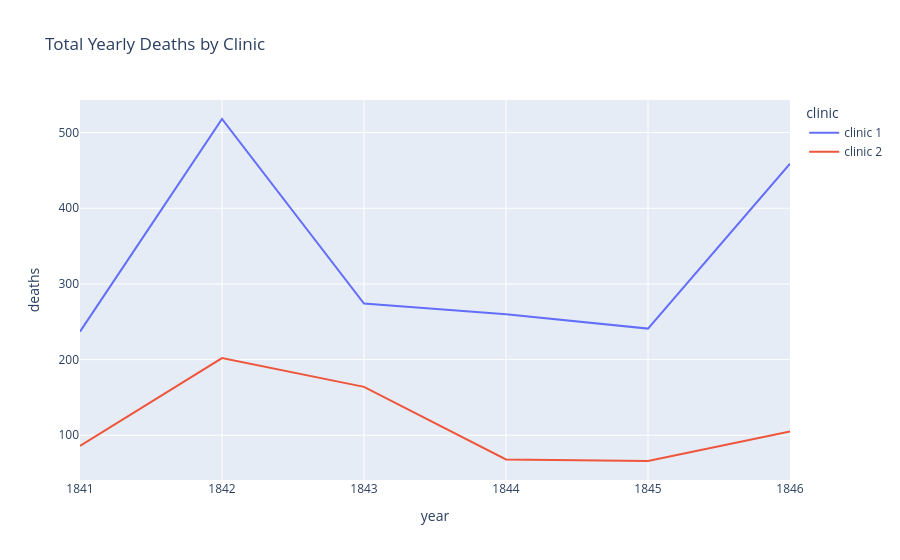

The notebook cell saved with this chart:
### Code cell
line2 = px.line(df_yearly, x="year", y="deaths", color='clinic', title='Total Yearly Deaths by Clinic')
line2.show()

### Figure 1 — Plotly figure (JSON) as saved in the notebook; plotly's stock layout.template omitted (floating-point values rounded to 4 significant figures)
{"data": [{"hovertemplate": "clinic=clinic 1<br>year=%{x}<br>deaths=%{y}<extra></extra>", "legendgroup": "clinic 1", "line": {"color": "#636efa", "dash": "solid"}, "marker": {"symbol": "circle"}, "mode": "lines", "name": "clinic 1", "orientation": "v", "showlegend": true, "type": "scatter", "x": [1841, 1842, 1843, 1844, 1845, 1846], "xaxis": "x", "y": [237, 518, 274, 260, 241, 459], "yaxis": "y"}, {"hovertemplate": "clinic=clinic 2<br>year=%{x}<br>deaths=%{y}<extra></extra>", "legendgroup": "clinic 2", "line": {"color": "#EF553B", "dash": "solid"}, "marker": {"symbol": "circle"}, "mode": "lines", "name": "clinic 2", "orientation": "v", "showlegend": true, "type": "scatter", "x": [1841, 1842, 1843, 1844, 1845, 1846], "xaxis": "x", "y": [86, 202, 164, 68, 66, 105], "yaxis": "y"}], "layout": {"legend": {"title": {"text": "clinic"}, "tracegroupgap": 0}, "title": {"text": "Total Yearly Deaths by Clinic"}, "xaxis": {"anchor": "y", "domain": [0, 1], "title": {"text": "year"}}, "yaxis": {"anchor": "x", "domain": [0, 1], "title": {"text": "deaths"}}}}
